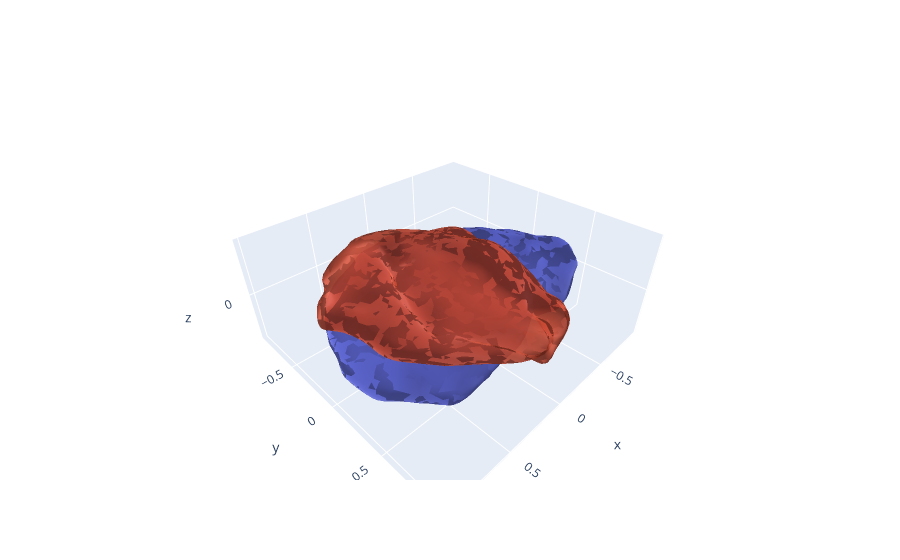

This figure's notebook cell:
### Markdown cell above
### Normalize and align

### Code cell
import plotly.graph_objects as go

v_ref = mesh_ref.vertices.copy()
v_target = mesh_target.vertices.copy()

# normalize the scaling of the mesh
v_ref_norm = fs.normalize(v_ref.copy())
v_target_norm = fs.normalize(v_target.copy())

# update meshes
mesh_ref_norm = mesh_ref.copy()
mesh_ref_norm.vertices = v_ref_norm
mesh_src_norm = mesh_target.copy()
mesh_src_norm.vertices = v_target_norm

_, _, rm = plot_mesh(mesh_ref_norm, surf_alpha=0.75)
_, _, tm = plot_mesh(mesh_src_norm, surf_alpha=0.75)

fig = go.Figure()
fig.add_trace(rm)
fig.add_trace(tm)
fig.show()

### Figure 1 — Plotly figure (JSON) as saved in the notebook; plotly's stock layout.template omitted (floating-point values rounded to 4 significant figures; data arrays with more than 128 entries replaced by an {"elided": "..."} marker saying what was removed)
{"data": [{"i": {"elided": "4986 int values"}, "j": {"elided": "4986 int values"}, "k": {"elided": "4986 int values"}, "lighting": {"ambient": 0.4, "diffuse": 0.5, "fresnel": 0.9, "roughness": 0.9, "specular": 0.9}, "opacity": 0.75, "type": "mesh3d", "x": {"elided": "2495 float values"}, "y": {"elided": "2495 float values"}, "z": {"elided": "2495 float values"}}, {"i": {"elided": "4994 int values"}, "j": {"elided": "4994 int values"}, "k": {"elided": "4994 int values"}, "lighting": {"ambient": 0.4, "diffuse": 0.5, "fresnel": 0.9, "roughness": 0.9, "specular": 0.9}, "opacity": 0.75, "type": "mesh3d", "x": {"elided": "2499 float values"}, "y": {"elided": "2499 float values"}, "z": {"elided": "2499 float values"}}], "layout": {"autosize": true, "scene": {"aspectmode": "auto", "aspectratio": {"x": 1.362, "y": 1.304, "z": 0.5632}}}}
